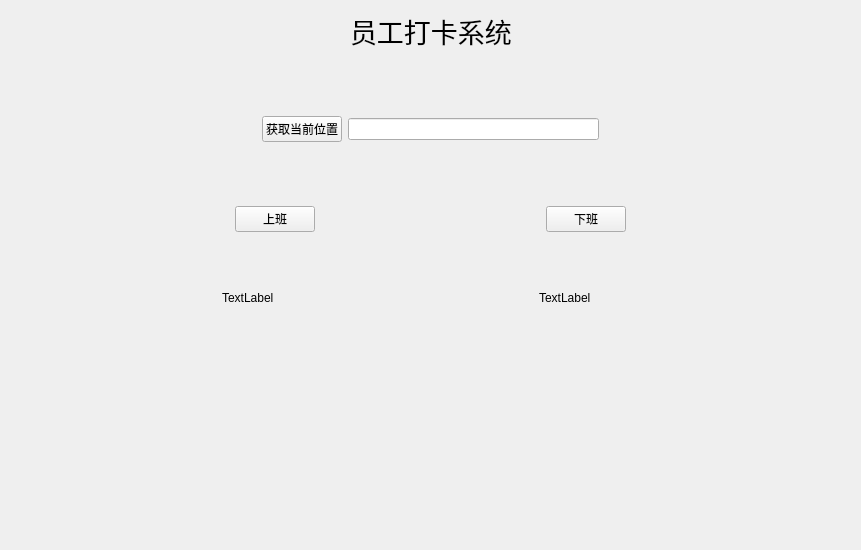
<?xml version="1.0" encoding="UTF-8"?>
<ui version="4.0">
 <class>AttendanceRegistration</class>
 <widget class="QWidget" name="AttendanceRegistration">
  <property name="geometry">
   <rect>
    <x>0</x>
    <y>0</y>
    <width>861</width>
    <height>550</height>
   </rect>
  </property>
  <property name="windowTitle">
   <string>AttendanceRegistration</string>
  </property>
  <layout class="QGridLayout" name="gridLayout_3">
   <item row="0" column="0">
    <layout class="QGridLayout" name="gridLayout_2">
     <item row="0" column="0">
      <layout class="QGridLayout" name="gridLayout">
       <item row="4" column="0">
        <layout class="QHBoxLayout" name="horizontalLayout_3">
         <item>
          <spacer name="horizontalSpacer_6">
           <property name="orientation">
            <enum>Qt::Orientation::Horizontal</enum>
           </property>
           <property name="sizeHint" stdset="0">
            <size>
             <width>40</width>
             <height>20</height>
            </size>
           </property>
          </spacer>
         </item>
         <item>
          <widget class="QPushButton" name="checkInButton">
           <property name="text">
            <string>上班</string>
           </property>
          </widget>
         </item>
         <item>
          <spacer name="horizontalSpacer_4">
           <property name="orientation">
            <enum>Qt::Orientation::Horizontal</enum>
           </property>
           <property name="sizeHint" stdset="0">
            <size>
             <width>40</width>
             <height>20</height>
            </size>
           </property>
          </spacer>
         </item>
         <item>
          <widget class="QPushButton" name="checkOutButton">
           <property name="text">
            <string>下班</string>
           </property>
          </widget>
         </item>
         <item>
          <spacer name="horizontalSpacer_5">
           <property name="orientation">
            <enum>Qt::Orientation::Horizontal</enum>
           </property>
           <property name="sizeHint" stdset="0">
            <size>
             <width>40</width>
             <height>20</height>
            </size>
           </property>
          </spacer>
         </item>
        </layout>
       </item>
       <item row="0" column="0">
        <layout class="QHBoxLayout" name="horizontalLayout">
         <item>
          <spacer name="horizontalSpacer">
           <property name="orientation">
            <enum>Qt::Orientation::Horizontal</enum>
           </property>
           <property name="sizeHint" stdset="0">
            <size>
             <width>40</width>
             <height>20</height>
            </size>
           </property>
          </spacer>
         </item>
         <item>
          <widget class="QLabel" name="label">
           <property name="font">
            <font>
             <pointsize>20</pointsize>
            </font>
           </property>
           <property name="text">
            <string>员工打卡系统</string>
           </property>
          </widget>
         </item>
         <item>
          <spacer name="horizontalSpacer_2">
           <property name="orientation">
            <enum>Qt::Orientation::Horizontal</enum>
           </property>
           <property name="sizeHint" stdset="0">
            <size>
             <width>40</width>
             <height>20</height>
            </size>
           </property>
          </spacer>
         </item>
        </layout>
       </item>
       <item row="1" column="0">
        <spacer name="verticalSpacer_2">
         <property name="orientation">
          <enum>Qt::Orientation::Vertical</enum>
         </property>
         <property name="sizeHint" stdset="0">
          <size>
           <width>20</width>
           <height>40</height>
          </size>
         </property>
        </spacer>
       </item>
       <item row="3" column="0">
        <spacer name="verticalSpacer">
         <property name="orientation">
          <enum>Qt::Orientation::Vertical</enum>
         </property>
         <property name="sizeHint" stdset="0">
          <size>
           <width>20</width>
           <height>40</height>
          </size>
         </property>
        </spacer>
       </item>
       <item row="2" column="0">
        <layout class="QHBoxLayout" name="horizontalLayout_2">
         <item>
          <spacer name="horizontalSpacer_10">
           <property name="orientation">
            <enum>Qt::Orientation::Horizontal</enum>
           </property>
           <property name="sizeHint" stdset="0">
            <size>
             <width>40</width>
             <height>20</height>
            </size>
           </property>
          </spacer>
         </item>
         <item>
          <widget class="QPushButton" name="pushButton">
           <property name="text">
            <string>获取当前位置</string>
           </property>
          </widget>
         </item>
         <item>
          <widget class="QLineEdit" name="lineEdit"/>
         </item>
         <item>
          <spacer name="horizontalSpacer_3">
           <property name="orientation">
            <enum>Qt::Orientation::Horizontal</enum>
           </property>
           <property name="sizeHint" stdset="0">
            <size>
             <width>40</width>
             <height>20</height>
            </size>
           </property>
          </spacer>
         </item>
        </layout>
       </item>
      </layout>
     </item>
     <item row="1" column="0">
      <spacer name="verticalSpacer_3">
       <property name="orientation">
        <enum>Qt::Orientation::Vertical</enum>
       </property>
       <property name="sizeType">
        <enum>QSizePolicy::Policy::Minimum</enum>
       </property>
       <property name="sizeHint" stdset="0">
        <size>
         <width>20</width>
         <height>40</height>
        </size>
       </property>
      </spacer>
     </item>
     <item row="2" column="0">
      <layout class="QHBoxLayout" name="horizontalLayout_4">
       <item>
        <spacer name="horizontalSpacer_8">
         <property name="orientation">
          <enum>Qt::Orientation::Horizontal</enum>
         </property>
         <property name="sizeHint" stdset="0">
          <size>
           <width>40</width>
           <height>20</height>
          </size>
         </property>
        </spacer>
       </item>
       <item>
        <widget class="QLabel" name="lblCheckInTime">
         <property name="sizePolicy">
          <sizepolicy hsizetype="Preferred" vsizetype="Fixed">
           <horstretch>0</horstretch>
           <verstretch>0</verstretch>
          </sizepolicy>
         </property>
         <property name="minimumSize">
          <size>
           <width>100</width>
           <height>40</height>
          </size>
         </property>
         <property name="text">
          <string>TextLabel</string>
         </property>
        </widget>
       </item>
       <item>
        <spacer name="horizontalSpacer_7">
         <property name="orientation">
          <enum>Qt::Orientation::Horizontal</enum>
         </property>
         <property name="sizeHint" stdset="0">
          <size>
           <width>40</width>
           <height>20</height>
          </size>
         </property>
        </spacer>
       </item>
       <item>
        <widget class="QLabel" name="lblCheckOutTime">
         <property name="sizePolicy">
          <sizepolicy hsizetype="Preferred" vsizetype="Fixed">
           <horstretch>0</horstretch>
           <verstretch>0</verstretch>
          </sizepolicy>
         </property>
         <property name="minimumSize">
          <size>
           <width>100</width>
           <height>40</height>
          </size>
         </property>
         <property name="text">
          <string>TextLabel</string>
         </property>
        </widget>
       </item>
       <item>
        <spacer name="horizontalSpacer_9">
         <property name="orientation">
          <enum>Qt::Orientation::Horizontal</enum>
         </property>
         <property name="sizeHint" stdset="0">
          <size>
           <width>40</width>
           <height>20</height>
          </size>
         </property>
        </spacer>
       </item>
      </layout>
     </item>
     <item row="3" column="0">
      <spacer name="verticalSpacer_4">
       <property name="orientation">
        <enum>Qt::Orientation::Vertical</enum>
       </property>
       <property name="sizeHint" stdset="0">
        <size>
         <width>20</width>
         <height>40</height>
        </size>
       </property>
      </spacer>
     </item>
    </layout>
   </item>
  </layout>
 </widget>
 <resources/>
 <connections/>
</ui>
